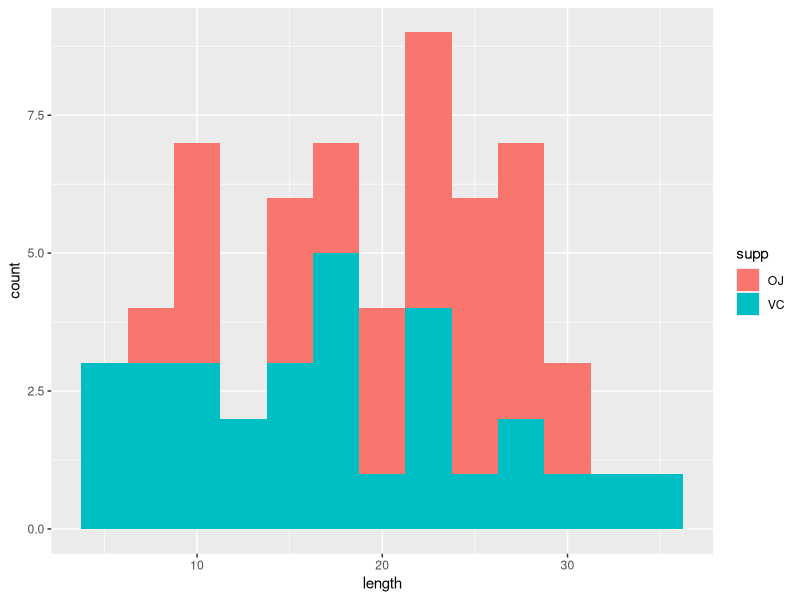
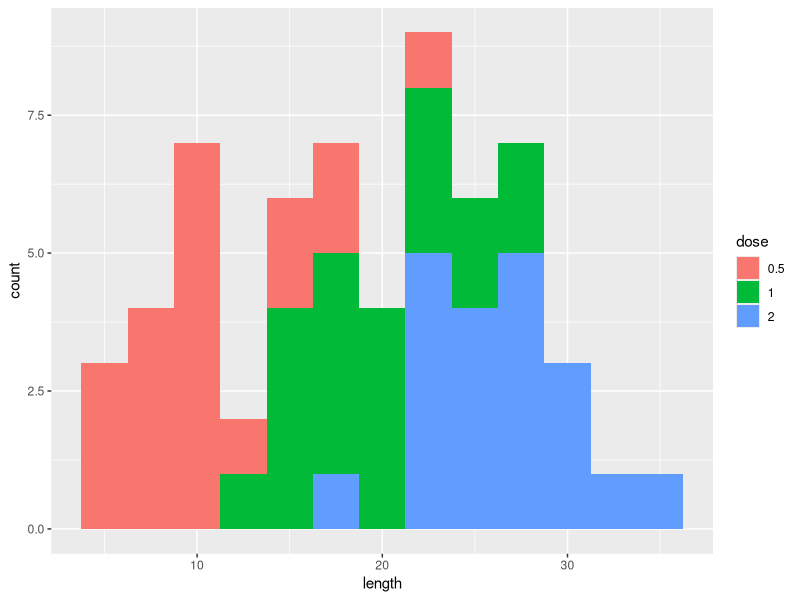

Source code (R) for these figures, in order: (Note: this script raises an error after producing the figures.)
## ---- chunk 1
knitr::opts_chunk$set(echo = TRUE, fig.align = "center")
## ---- chunk 2
library(ggplot2)
data("ToothGrowth")
data <- data.frame(len = ToothGrowth$len, 
                   supp = ToothGrowth$supp, dose = as.factor(ToothGrowth$dose))
summary(data)
## ---- chunk 3
qplot(len, data = data, fill = supp, binwidth = 2.5, xlab = "length", ylab = "count")
## ---- chunk 4
qplot(len, data = data, fill = dose, binwidth = 2.5, xlab = "length", ylab = "count")
## ---- chunk 5
suppt <- t.test(len ~ supp, data = data, paired = FALSE)
suppt
## ---- chunk 6
lowmid <- subset(data, dose %in% as.factor(c(0.5,1)))
lowt <- t.test(len ~ dose, data = lowmid, paired = FALSE, var.equal = FALSE)
lowt
## ---- chunk 7
midhigh <- subset(data, dose %in% as.factor(c(1,2)))
midt <- t.test(len ~ dose, data = midhigh, paired = FALSE, var.equal = FALSE)
midt
